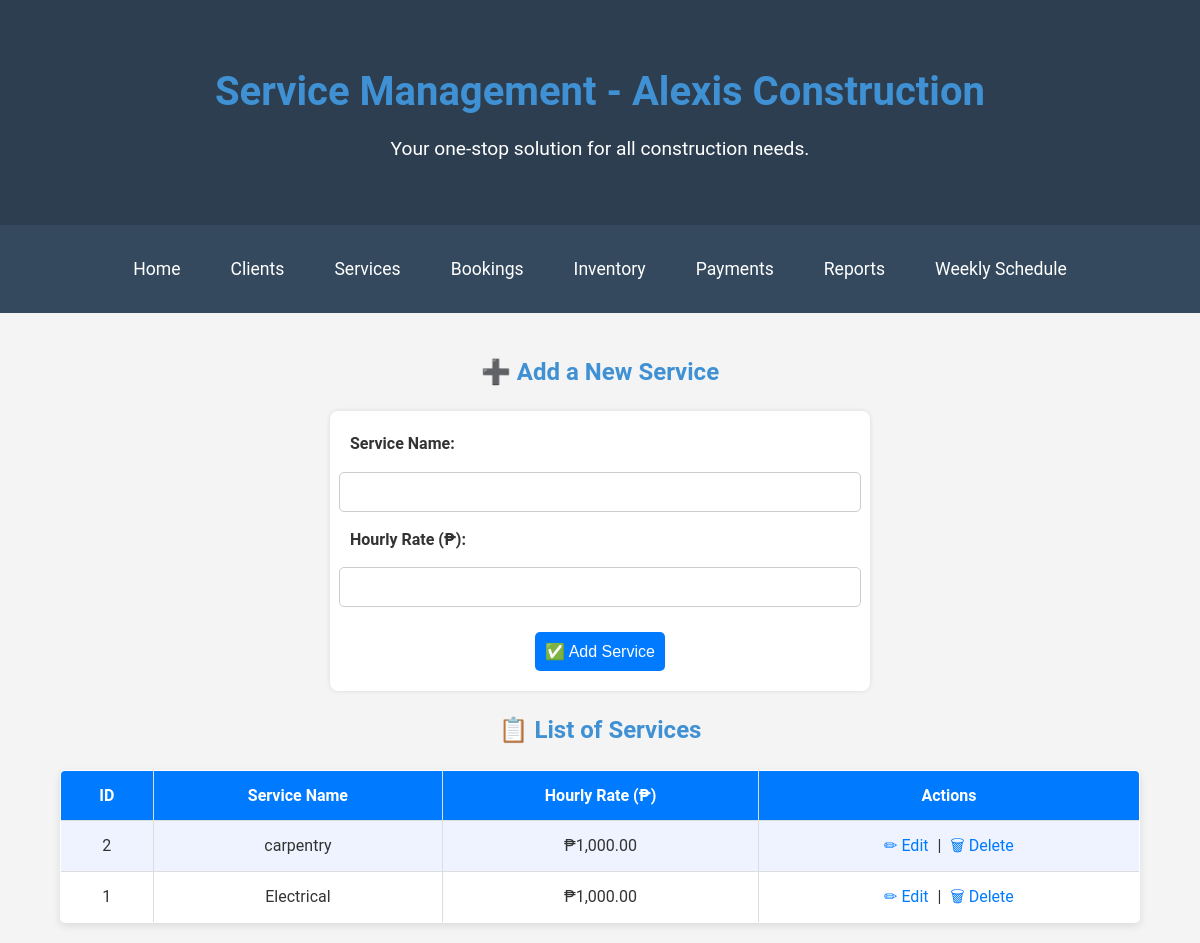
/services.php, run on the app's committed database.
### tables this page shows
CREATE TABLE `services` (
  `id` int(11) NOT NULL,
  `name` varchar(100) NOT NULL,
  `hourly_rate` decimal(10,2) NOT NULL
);

### services.php (the view, shortened to what this page needs)
<?php include 'db.php'; ?>
<!DOCTYPE html>
<html lang="en">
<head>
    <link rel="stylesheet" href="styles.css">
</head>
<body>
<header>
    <div class="container">
        <h1>Service Management - Alexis Construction</h1>
        <p>Your one-stop solution for all construction needs.</p>
    </div>
</header>
<nav>
    <div class="container">
        <ul>
            <li><a href="index.php">Home</a></li>
            <li><a href="clients.php">Clients</a></li>
            <li><a href="services.php">Services</a></li>
            <li><a href="bookings.php">Bookings</a></li>
            <li><a href="inventory.php">Inventory</a></li>
            <li><a href="payments.php">Payments</a></li>
            <li><a href="reports.php">Reports</a></li>
            <li><a href="weekly_schedule.php">Weekly Schedule</a></li>
        </ul>
    </div>
</nav>
<div class="container">
    <h2>➕ Add a New Service</h2>
    <form method="POST" action="">
        <label for="name">Service Name:</label>
        <input type="text" name="name" id="name" required>
        <label for="hourly_rate">Hourly Rate (₱):</label>
        <input type="number" step="0.01" name="hourly_rate" id="hourly_rate" required>
        <button type="submit" name="add_service">✅ Add Service</button>
    </form>
    <h2>📋 List of Services</h2>
    <table>
        <tr>
            <th>ID</th>
            <th>Service Name</th>
            <th>Hourly Rate (₱)</th>
            <th>Actions</th>
        </tr>
        <?php
        $stmt = $conn->query("SELECT * FROM Services ORDER BY id DESC");
        if ($stmt->rowCount() > 0) {
            while ($row = $stmt->fetch(PDO::FETCH_ASSOC)) {
                echo "<tr>
                        <td>{$row['id']}</td>
                        <td>{$row['name']}</td>
                        <td>₱" . number_format($row['hourly_rate'], 2) . "</td>
                        <td class='action-links'>
                            <a href='edit_service.php?id={$row['id']}'>✏ Edit</a> |
                            <a href='delete_service.php?id={$row['id']}' onclick='return confirm(\"Are you sure you want to delete this service?\")'>🗑 Delete</a>
                        </td>
                      </tr>";
            }
        } else {
            echo "<tr><td colspan='4'>No services available.</td></tr>";
        }
        ?>
    </table>
</div>
</body>
</html>

### styles.css (style rules this page uses)
body { font-family: Arial, sans-serif; margin: 20px; }
h1, h2 { color: #3f91d4; }
form { margin-bottom: 20px; }
table { width: 100%; border-collapse: collapse; }
table, th, td { border: 1px solid #ddd; }
th, td { padding: 8px; text-align: left; }
th { background-color: #f2f2f2; }
body { font-family: 'Roboto', sans-serif; margin: 0; padding: 0; background-color: #f4f4f4; color: #333; line-height: 1.6; }
.container { width: 90%; max-width: 1200px; margin: 0 auto; padding: 20px; }
header { background-color: #2c3e50; color: #fff; padding: 40px 0; text-align: center; }
header h1 { margin: 0; font-size: 2.5rem; }
header p { margin: 10px 0 0; font-size: 1.2rem; }
nav { background-color: #34495e; padding: 10px 0; }
nav ul { list-style: none; padding: 0; margin: 0; display: flex; justify-content: center; gap: 20px; }
nav ul li { display: inline; }
nav ul li a { color: #fff; text-decoration: none; font-size: 1.1rem; padding: 10px 15px; border-radius: 5px; transition: background-color 0.3s ease; }
form { display: flex; flex-direction: column; gap: 10px; align-items: center; }
label { font-weight: bold; text-align: left; width: 100%; }
input { padding: 10px; width: 100%; border: 1px solid #ccc; border-radius: 5px; }
button { background: #007bff; color: white; border: none; padding: 10px 20px; margin-top: 10px; border-radius: 5px; cursor: pointer; transition: 0.3s; }
table { width: 100%; border-collapse: collapse; background: white; border-radius: 5px; overflow: hidden; box-shadow: 0px 3px 8px rgba(0, 0, 0, 0.1); }
th, td { padding: 12px; border: 1px solid #ddd; text-align: left; }
tbody tr:nth-child(even) { background: #eef3ff; }

### services.php (style rules this page uses)
h1, h2 { text-align: center; }
form { display: flex; flex-direction: column; gap: 15px; max-width: 500px; margin: 20px auto; padding: 20px; background: #fff; border-radius: 8px; box-shadow: 0px 0px 5px rgba(0, 0, 0, 0.1); }
label { font-weight: bold; }
input { padding: 10px; font-size: 16px; border: 1px solid #ccc; border-radius: 5px; width: 100%; }
button { background: #007bff; color: white; padding: 10px; border: none; border-radius: 5px; cursor: pointer; font-size: 16px; }
table { width: 100%; border-collapse: collapse; margin-top: 20px; background: white; }
th, td { padding: 12px; border: 1px solid #ddd; text-align: center; }
th { background: #007bff; color: white; }
.action-links a { color: #007bff; text-decoration: none; margin: 0 5px; }

### data on the page
services: id "2", name "carpentry", hourly_rate "1,000.00"
services: id "1", name "Electrical", hourly_rate "1,000.00"
